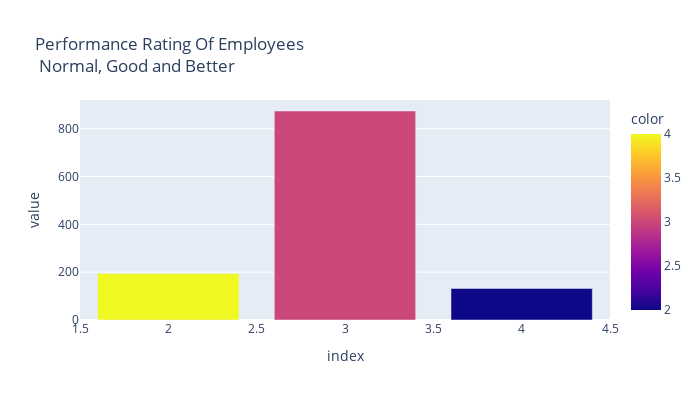

The notebook cell this image was saved under:
### Code cell
fig = px.bar(data['PerformanceRating'].value_counts(), color=data['PerformanceRating'].unique(),
             height=400, width=700, title="Performance Rating Of Employees <br> Normal, Good and Better")
fig.show()

### Figure 1 — Plotly figure (JSON) as saved in the notebook; plotly's stock layout.template omitted (floating-point values rounded to 4 significant figures)
{"data": [{"alignmentgroup": "True", "hovertemplate": "index=%{x}<br>value=%{y}<br>color=%{marker.color}<extra></extra>", "legendgroup": "", "marker": {"color": [3, 4, 2], "coloraxis": "coloraxis"}, "name": "", "offsetgroup": "", "orientation": "v", "showlegend": false, "textposition": "auto", "type": "bar", "x": [3, 2, 4], "xaxis": "x", "y": [874, 194, 132], "yaxis": "y"}], "layout": {"barmode": "relative", "coloraxis": {"colorbar": {"title": {"text": "color"}}, "colorscale": [[0, "#0d0887"], [0.1111, "#46039f"], [0.2222, "#7201a8"], [0.3333, "#9c179e"], [0.4444, "#bd3786"], [0.5556, "#d8576b"], [0.6667, "#ed7953"], [0.7778, "#fb9f3a"], [0.8889, "#fdca26"], [1, "#f0f921"]]}, "height": 400, "legend": {"tracegroupgap": 0}, "title": {"text": "Performance Rating Of Employees <br> Normal, Good and Better"}, "width": 700, "xaxis": {"anchor": "y", "domain": [0, 1], "title": {"text": "index"}}, "yaxis": {"anchor": "x", "domain": [0, 1], "title": {"text": "value"}}}}
